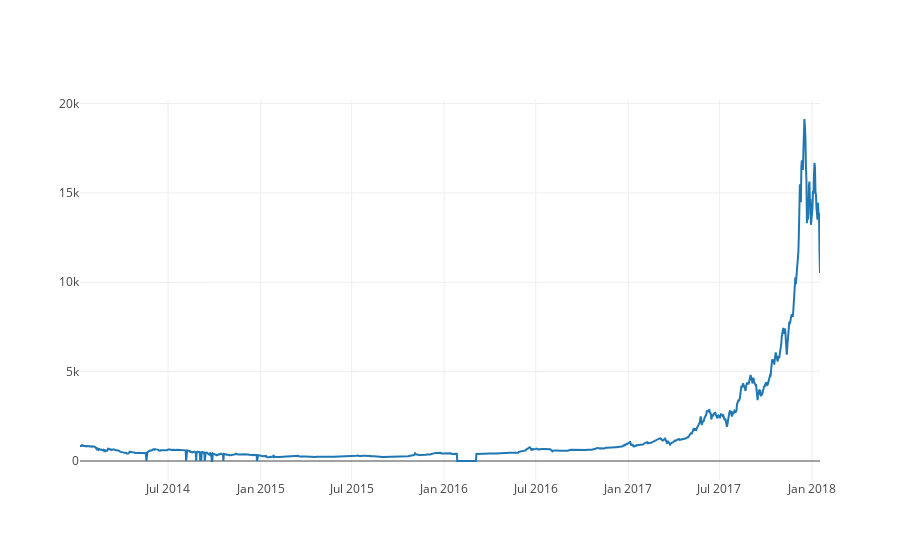

Notebook code cell kept with this figure:
### Code cell
# Chart the BTC pricing data
btc_trace = go.Scatter(x=btc_usd_price_kraken.index, y=btc_usd_price_kraken['Weighted Price'])
py.iplot([btc_trace])

### Figure 1 — Plotly figure (JSON) as saved in the notebook; plotly's stock layout.template omitted (floating-point values rounded to 4 significant figures; data arrays with more than 128 entries replaced by an {"elided": "..."} marker saying what was removed)
{"data": [{"type": "scatter", "x": {"elided": "1472 str values"}, "y": {"elided": "1472 float values"}}], "layout": {}}
